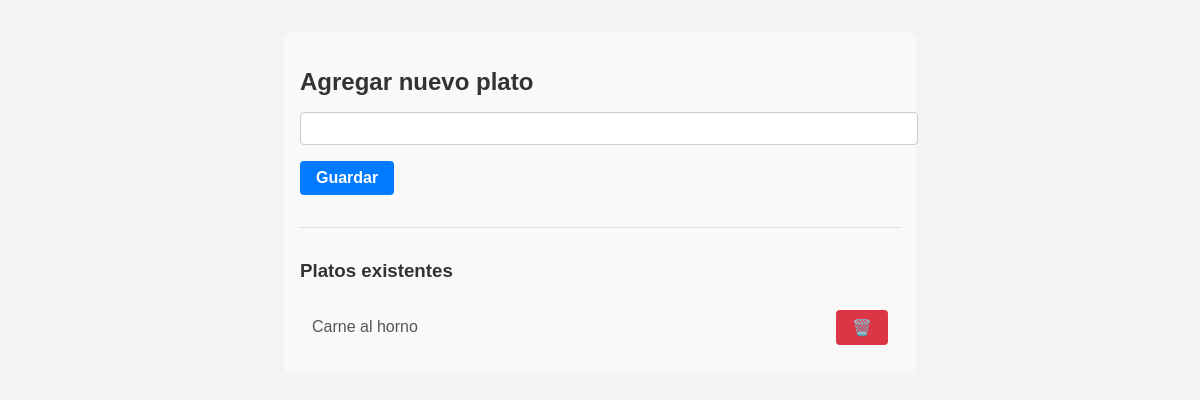
/platos/nuevo/, run on an earlier commit of the app's database.
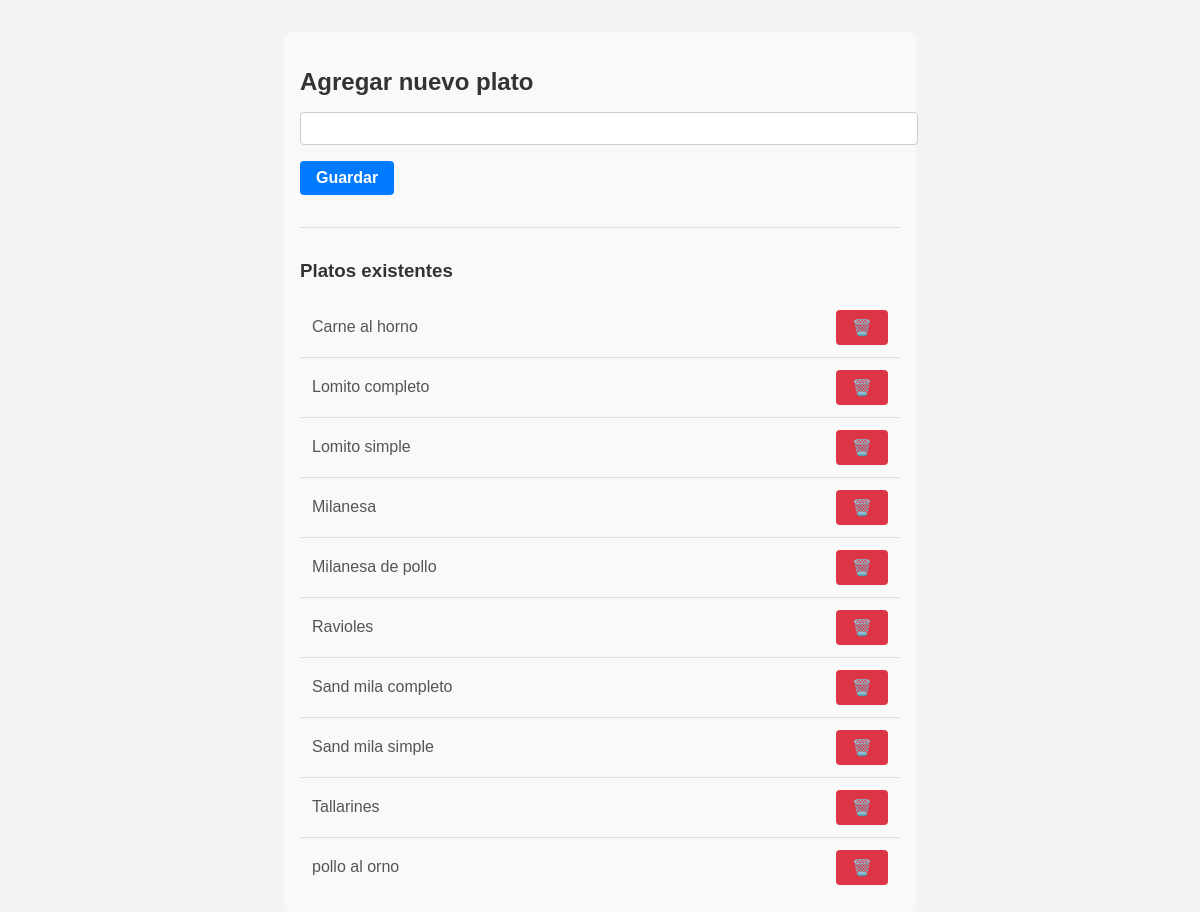
And on a later commit of the database.
### comandas/models.py (models this page shows, shortened)
class Plato(models.Model):
    nombre = models.CharField(max_length=100)

### comandas/views.py (the view)
# urls.py: path('platos/nuevo/', crear_plato, name='crear_plato'),
def crear_plato(request):
    if request.method == 'POST':
        form = PlatoForm(request.POST)
        if form.is_valid():
            form.save()
            return redirect('crear_plato')
    else:
        form = PlatoForm()
    platos = Plato.objects.all().order_by('nombre')
    return render(request, 'comandas/crear_plato.html', {
        'form': form,
        'platos': platos
    })

### comandas/forms.py
class PlatoForm(forms.ModelForm):
    class Meta:
        model = Plato
        fields = ['nombre']
        widgets = {
            'nombre': forms.TextInput(attrs={'class': 'form-control'}),
        }

### comandas/templates/comandas/crear_plato.html (shortened to what this page needs)
{% load static %}
<!DOCTYPE html>
<html lang="es">
<head>
  <link rel="stylesheet" href="{% static 'comandas/css/styles.css' %}">
</head>
<body>
  <div class="container">
    <header class="header">
      <h2>Agregar nuevo plato</h2>
    </header>
    <section class="form-container">
      <form method="post">
        <div class="form-group">
          {{ form.nombre }}
        </div>
        <button type="submit" class="btn btn-primary">Guardar</button>
      </form>
    </section>
    <hr>
    <section class="list-container">
      <h3>Platos existentes</h3>
      <ul class="item-list">
        {% for plato in platos %}
          <li class="item-list__entry">
            <span class="item-list__text">{{ plato.nombre }}</span>
            <a href="{% url 'eliminar_plato' plato.id %}"
               class="btn btn-danger"
               onclick="return confirm('¿Eliminar {{ plato.nombre }}?');">
              🗑️
            </a>
          </li>
        {% empty %}
          <li class="item-list__entry">No hay platos cargados.</li>
        {% endfor %}
      </ul>
    </section>
  </div>
</body>
</html>

What changed in the data, as far as the page shows it:
added Plato: nombre "Lomito completo"
added Plato: nombre "Lomito simple"
added Plato: nombre "Milanesa"
added Plato: nombre "Milanesa de pollo"
added Plato: nombre "Ravioles"
added Plato: nombre "Sand mila completo"
added Plato: nombre "Sand mila simple"
added Plato: nombre "Tallarines"
added Plato: nombre "pollo al orno"
